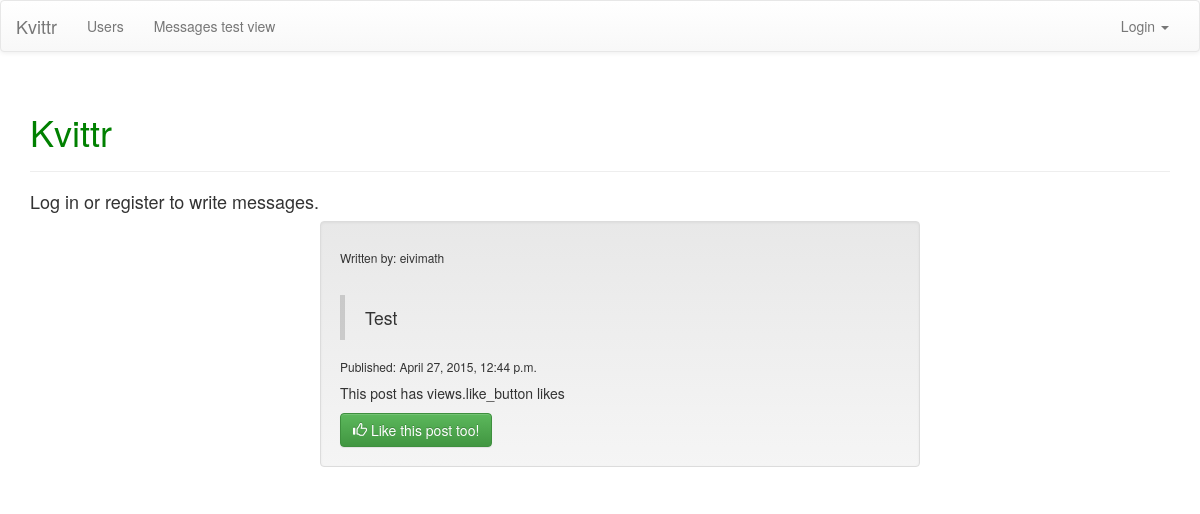
Before: /messages_display/ with the older database file.
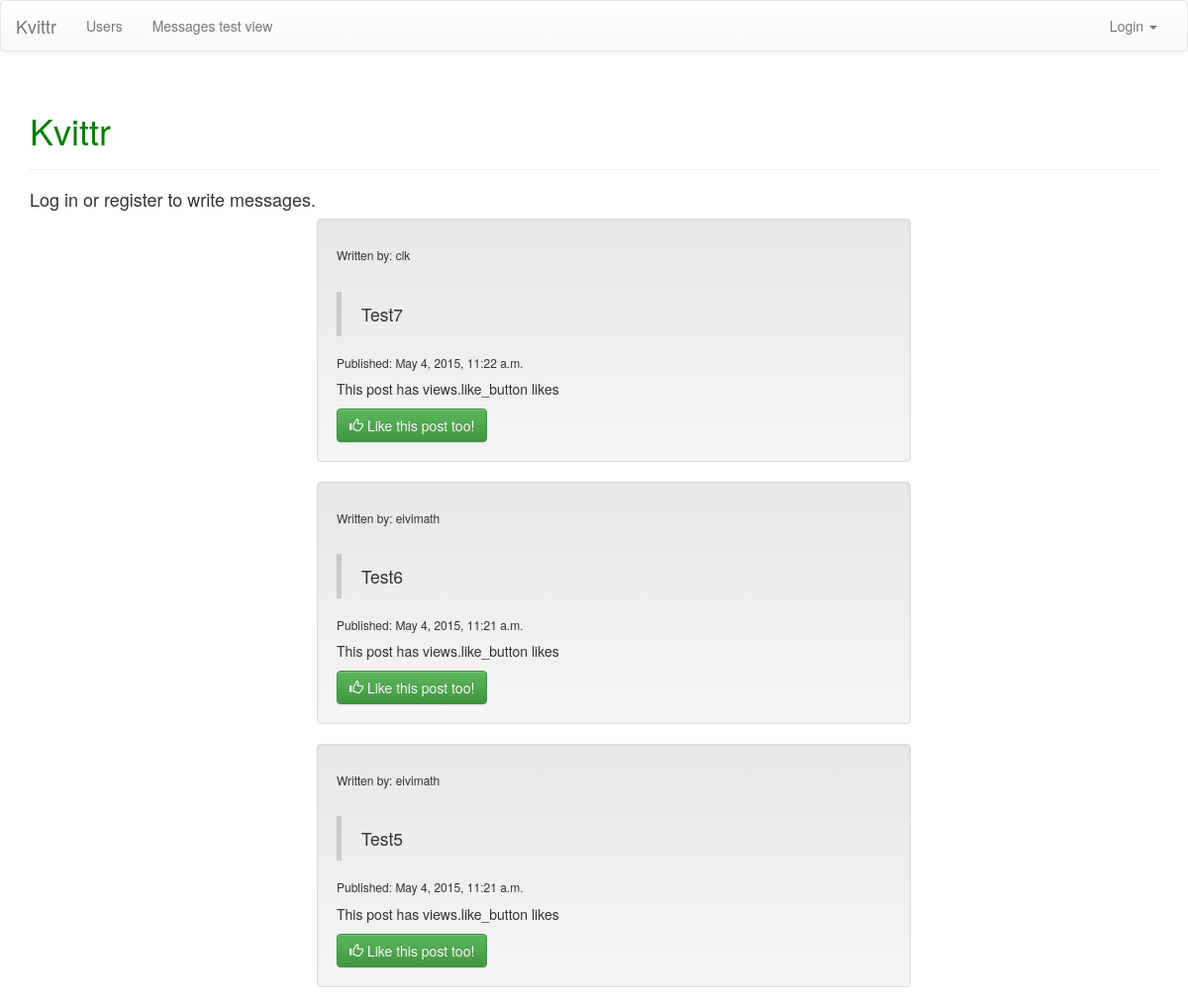
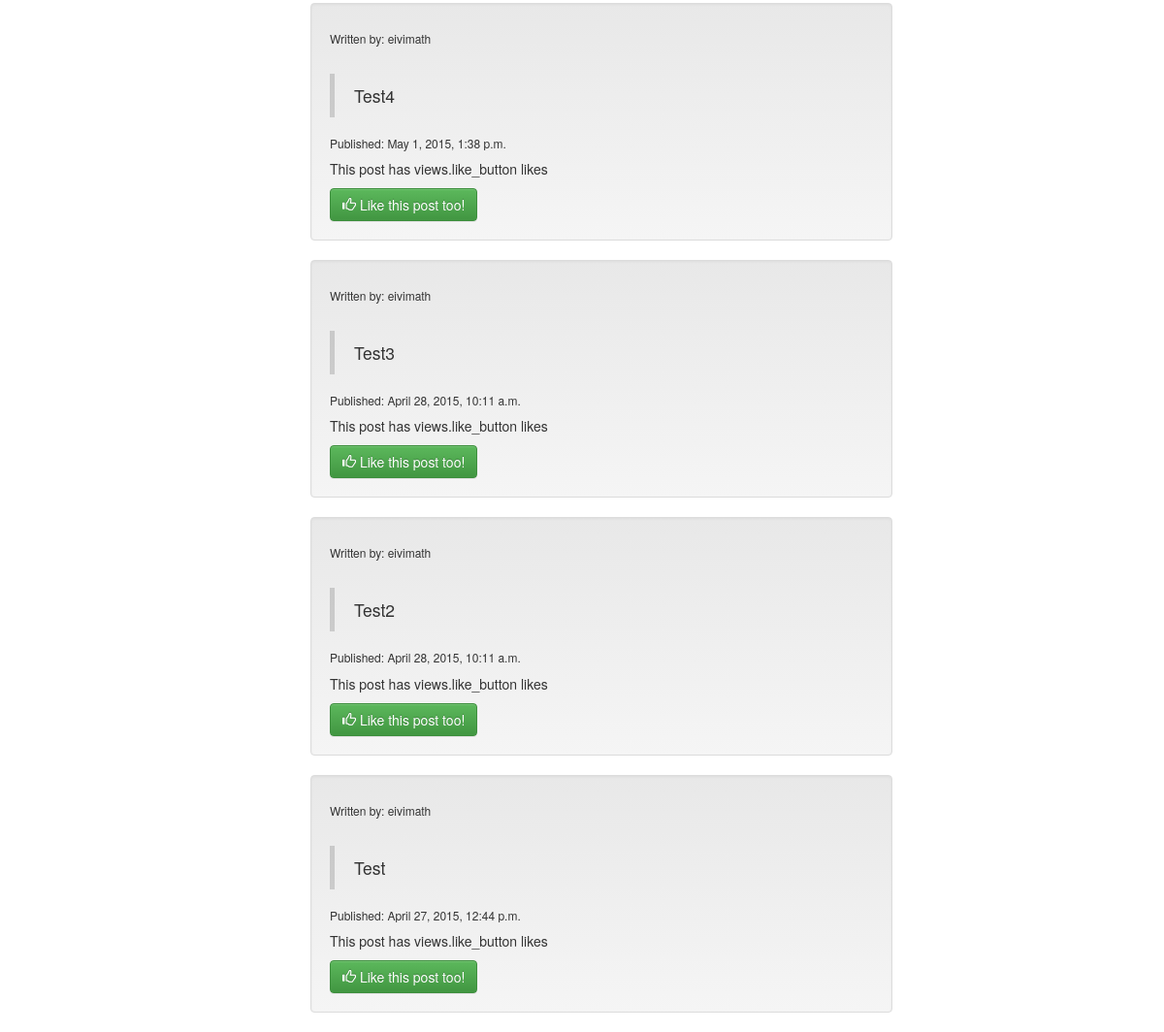
After: the same page with the newer database file (2 pictures, top to bottom).
### messages_display/models.py (models this page shows, shortened)
class Message(models.Model):
	message = models.TextField()
	created_by = models.ForeignKey(User, related_name="created_message")
	created_datetime = models.DateTimeField()
	class Meta:
		ordering = ['-id']

### messages_display/views.py (the view, shortened to what this page needs)
def messages(request):
	messages = Message.objects.all()
	context = {'messages': messages}
	return render(request, 'messages_display/messages.html', context)

### messages_display/templates/messages_display/messages.html (shortened to what this page needs)
{% extends 'theme/base.html' %}
{% block pagecontent %}
        {% if user.is_authenticated %}
        <div class="row" style="">
        <div class="col-sm-12">
            <h3>Write message:</h3>
            <form class="form-horizontal" method="POST">
                {% csrf_token %}
                <div class="form-group">
                    <div class="col-sm-11">
                        <textarea class="form-control" rows="1" name="new_message" placeholder="What´s on your mind?"></textarea>
                    </div>
                    <div class="col-sm-1">
                        <button type="submit" class="btn btn-success">Publish</button>
                    </div>
                </div>
            </form>
        </div>
        </div>
        {% else %}
        <h4>Log in or register to write messages.</h4>
        {% endif %}
        <div class="col-sm-12">
        <ul>
        {% for message in messages %}
            <li class="well" style="list-style:none; width: 600px; margin-left: auto; margin-right: auto;">
                <h6> Written by: {{ message.created_by }} </h6>
                <br>
                <blockquote>{{ message.message }}</blockquote>
                <h6> Published: {{ message.created_datetime}} </h6>
                <p id="passed_exams_cell">This post has {{ 'views.like_button' }} likes </p>
                <a id="increase_passed_exams_button" class="btn btn-success" href="#" role="button">
                    <span class="glyphicon glyphicon-thumbs-up" aria-hidden="true"></span>
                    Like this post too!
                </a>
            </li>
        {% endfor %}
    </ul>
    </div>
{% endblock %}

### theme/templates/theme/base.html (shortened to what this page needs)
{% extends 'theme/site_base.html'%}
{% block body %}
    <nav class="navbar navbar-default" role="navigation">
      <div class="container-fluid">
        <div class="navbar-header">
          <a class="navbar-brand" href="{% url 'frontpage' %}">Kvittr</a>
        </div>
        <div class="collapse navbar-collapse" id="bs-example-navbar-collapse-1">
          <ul class="nav navbar-nav">
            <li>
                <a href="#">Users</a>
            </li>
            <li>
                <a href="{% url 'messages' %}"{>Messages test view</a>
            </li>
          </ul>
          <ul class="nav navbar-nav navbar-right">
          {% if user.is_anonymous %}
                <li class="dropdown">
                  <a href="#" class="dropdown-toggle" data-toggle="dropdown">Login <span class="caret"></span></a>
                </li>
          {% endif %}
          </ul>
        </div>
      </div>
    </nav>
    <div class="container">
        <div class="page-header">
            <h1 style="color:green;">Kvittr</h1>
        </div>
        {% block pagecontent %}
        {% endblock %}
    </div>
{% endblock body %}

### theme/templates/theme/site_base.html (shortened to what this page needs)
<!DOCTYPE html>
<html lang="en">
  <head>
    <link rel="stylesheet" href="https://maxcdn.bootstrapcdn.com/bootstrap/3.2.0/css/bootstrap.min.css">
    <link rel="stylesheet" href="https://maxcdn.bootstrapcdn.com/bootstrap/3.2.0/css/bootstrap-theme.min.css">
  </head>
  <body>
    {% block body %}
    {% endblock body %}
  </body>
  </html>

Changed rows visible on the page:
added Message: created_by "clk", message "Test7", created_datetime "May 4, 2015, 11:22 a.m.", like_button "views.like_button"
added Message: created_by "eivimath", message "Test6", created_datetime "May 4, 2015, 11:21 a.m.", like_button "views.like_button"
added Message: created_by "eivimath", message "Test5", created_datetime "May 4, 2015, 11:21 a.m.", like_button "views.like_button"
added Message: created_by "eivimath", message "Test4", created_datetime "May 1, 2015, 1:38 p.m.", like_button "views.like_button"
added Message: created_by "eivimath", message "Test3", created_datetime "April 28, 2015, 10:11 a.m.", like_button "views.like_button"
added Message: created_by "eivimath", message "Test2", created_datetime "April 28, 2015, 10:11 a.m.", like_button "views.like_button"
